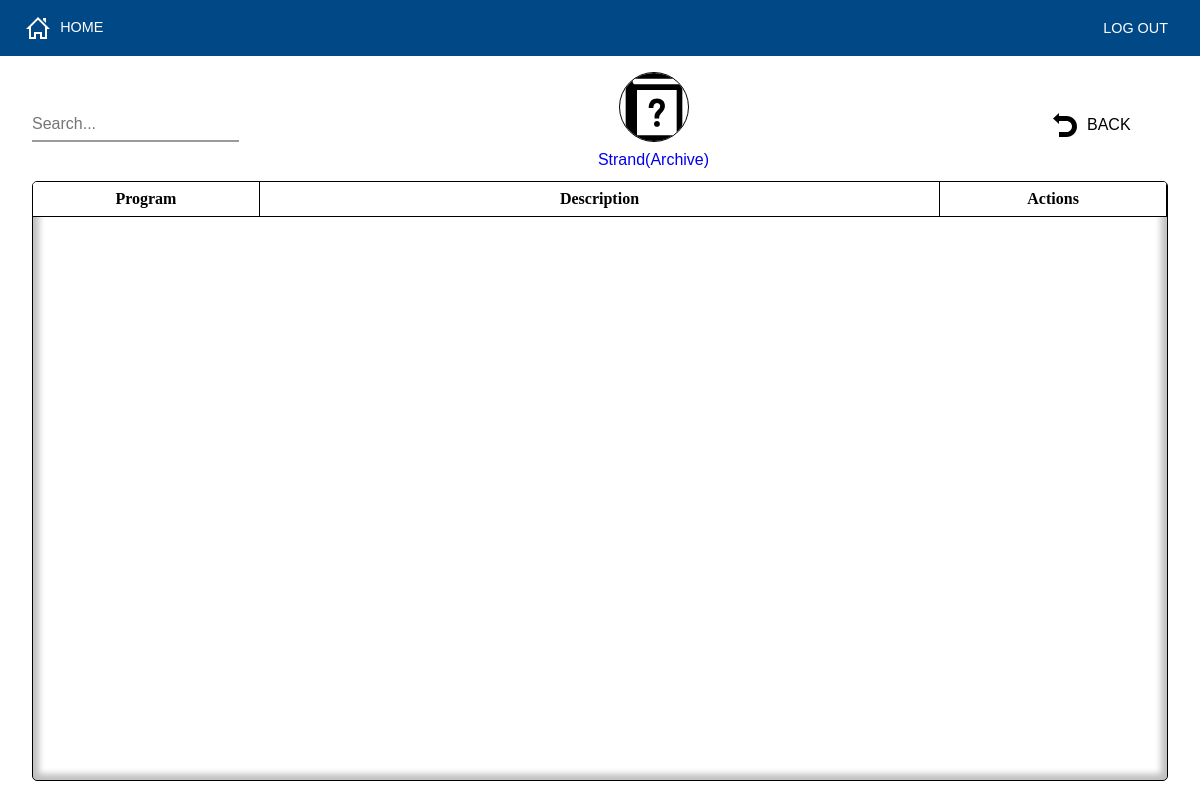
Page /department.php?dept=strand&archive (signed in) on the earlier database version.
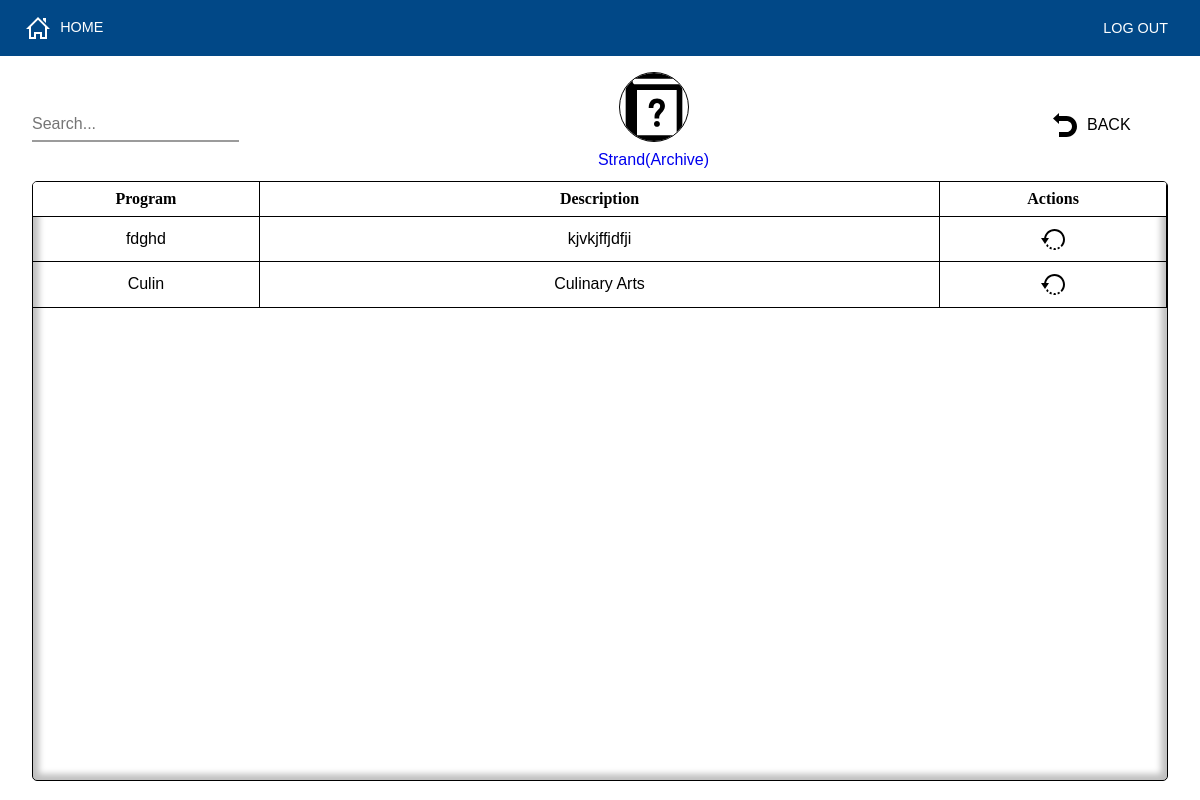
Same page on the later database version.
### tables this page shows
CREATE TABLE `departments` (
  `dept_id` int(11) NOT NULL,
  `dept_name` varchar(5) NOT NULL,
  `dept_desc` text NOT NULL,
  `dept_type` enum('faculty','course','strand') NOT NULL,
  `dept_active` tinyint(1) NOT NULL DEFAULT 1
);

### classes/dbh.class.php (called while the page is built, shortened)
<?php
class Dbh
{
   private $host = "localhost";
   private $user = "root";
   private $pwd = "";
   private $dbName = "ClassSchedulingSystem";
   protected function connect()
   {
      try {
         $dsn = 'mysql:host=' . $this->host . ';dbname=' . $this->dbName;
         $pdo = new PDO($dsn, $this->user, $this->pwd);
         $pdo->setAttribute(PDO::ATTR_DEFAULT_FETCH_MODE, PDO::FETCH_ASSOC);
         return $pdo;
      } catch (PDOException $e) {
         trigger_error("Error: " . $e->getMessage());
      }
   }
}

### classes/departments.class.php (called while the page is built, shortened)
<?php
class Departments extends Dbh
{
   protected function getDepartments($type, $state)
   {
      $sql = 'SELECT * FROM departments WHERE dept_type = ? AND dept_active = ?';
      try {
         $stmt = $this->connect()->prepare($sql);
         $stmt->execute([$type, $state]);
         $result = $stmt->fetchAll();
         return $result;
      } catch (PDOException $e) {
         trigger_error("Error: " . $e->getMessage());
      }
   }
}

### classes/departmentsview.class.php (the view, shortened to what this page needs)
<?php
class DepartmentsView extends Departments
{
   public function FetchDepts($type, $state)
   {
      $results = $this->getDepartments($type, $state);
      return $results;
   }
   public function DisplayDepts($results)
   {
      echo "<ul class='module__List module__Title'>
               <li class='module__Item'>Program</li>
               <li class='module__Item'>Description</li>
               <li class='module__Item'>Actions</li>
            </ul>";
      foreach ($results as $result) {
         $iconName = ($result['dept_active'] == 1) ? 'delete' : 'restore';
         echo "<ul class='module__List'>
         <li class='module__Item'>" . $result['dept_name'] . "</li>
         <li class='module__Item'>" . $result['dept_desc'] . "</li>
         <li class='module__Item'>
         <div>";
         echo "<form onsubmit='return submitForm(this)' action='./includes/departments.inc.php' method='POST'>
            <input name='id' type='hidden' value='" . $result['dept_id'] . "'>
            <input name='department' type='hidden' value='" . $result['dept_type'] . "'>
            <input id='state' name='state' type='hidden' value='" . $result['dept_active'] . "'>
            <button name='submitStatus' type='submit'><img src='drawables/icons/" . $iconName . ".svg' alter='Delete'/></button>
            <span>" . $iconName . "</span>
         </form>
         </div>
         </li>
         </ul>";
      }
   }
}

### layouts/__header.php (shortened to what this page needs)
<!DOCTYPE html>
<html lang="en">
<head>
   <link rel="stylesheet" href="./styles/admin.css" />
</head>
<body>
   <nav class="nav">
      <?php
      $url = $_SERVER['REQUEST_URI'];
      if (!strpos($url, "dashboard")) {
         echo "<a href='dashboard.php' class='button back'><img src='drawables/icons/home.svg' /><span>HOME</span></a>";
      }
      ?>
      <form class="nav__Button" action="./includes/logout.inc.php" method="POST">
         <button type="submit" name="logout-Button" class="button">LOG OUT</button>
      </form>
   </nav>

### department.php (shortened to what this page needs)
<?php
include_once './layouts/__header.php';
$department = $_GET['dept'];
$state = isset($_GET['archive']) ? 0 : 1;
$subTitle = isset($_GET['archive']) ? '(Archive)' : '';
?>
<main class='departments module'>
   <div class="module__Header">
      <form class="liveSearch__Form">
         <input id="liveSearch" type="search" name="searchDept<?php echo $department ?>" placeholder="Search...">
      </form>
      <div class="module__Logo">
         <img src="drawables/icons/<?php echo $department ?>.svg" alt="<?php echo $department ?>">
         <a href='?dept=<?php echo $department ?>' class="button"><?php echo $department . $subTitle ?></a>
      </div>
      <div class="module__Links">
         <?php
         if (!isset($_GET['archive'])) {
            echo "   <a href='?dept=" . $department . "&add'><img src='drawables/icons/add.svg' alter='Add' />
            <span>Add</span>
            </a>";
            echo "<a href='?dept=" . $department . "&archive'><img src='drawables/icons/archive.svg' alter='Archive' />
            <span>Archive</span>
            </a>";
         } else {
            echo "<a class= 'module__Return' href='?dept=" . $department . "'><img src='drawables/icons/return.svg'/>BACK</a>";
         }
         ?>
      </div>
   </div>
   <div class='module__Container'>
      <?php
      $deptView = new DepartmentsView();
      $results = $deptView->FetchDepts($department, $state);
      $deptView->DisplayDepts($results);
      ?>
   </div>
</main>
<?php
include_once './layouts/__footer.php';
?>

### layouts/__footer.php
   </body>
</html>

Differences in the rows shown:
added departments: dept_name "fdghd", dept_desc "kjvkjffjdfji"
added departments: dept_name "Culin", dept_desc "Culinary Arts"
